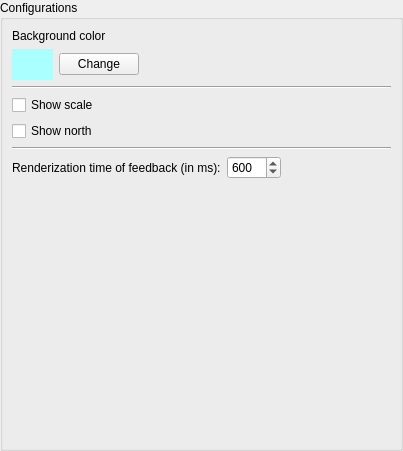
<?xml version="1.0" encoding="UTF-8"?>
<ui version="4.0">
 <class>DisplayWidgetForm</class>
 <widget class="QWidget" name="DisplayWidgetForm">
  <property name="geometry">
   <rect>
    <x>0</x>
    <y>0</y>
    <width>403</width>
    <height>451</height>
   </rect>
  </property>
  <property name="windowTitle">
   <string>Display Configuration</string>
  </property>
  <layout class="QGridLayout" name="gridLayout_2">
   <property name="margin">
    <number>0</number>
   </property>
   <item row="0" column="0">
    <widget class="QGroupBox" name="groupBox">
     <property name="title">
      <string>Configurations</string>
     </property>
     <layout class="QGridLayout" name="gridLayout">
      <item row="0" column="0">
       <layout class="QVBoxLayout" name="verticalLayout">
        <item>
         <widget class="QLabel" name="label">
          <property name="text">
           <string>Background color</string>
          </property>
         </widget>
        </item>
        <item>
         <layout class="QHBoxLayout" name="horizontalLayout">
          <item>
           <widget class="QFrame" name="m_backColor">
            <property name="minimumSize">
             <size>
              <width>41</width>
              <height>31</height>
             </size>
            </property>
            <property name="palette">
             <palette>
              <active>
               <colorrole role="Button">
                <brush brushstyle="SolidPattern">
                 <color alpha="255">
                  <red>170</red>
                  <green>255</green>
                  <blue>255</blue>
                 </color>
                </brush>
               </colorrole>
               <colorrole role="Base">
                <brush brushstyle="SolidPattern">
                 <color alpha="255">
                  <red>170</red>
                  <green>255</green>
                  <blue>255</blue>
                 </color>
                </brush>
               </colorrole>
               <colorrole role="Window">
                <brush brushstyle="SolidPattern">
                 <color alpha="255">
                  <red>170</red>
                  <green>255</green>
                  <blue>255</blue>
                 </color>
                </brush>
               </colorrole>
              </active>
              <inactive>
               <colorrole role="Button">
                <brush brushstyle="SolidPattern">
                 <color alpha="255">
                  <red>170</red>
                  <green>255</green>
                  <blue>255</blue>
                 </color>
                </brush>
               </colorrole>
               <colorrole role="Base">
                <brush brushstyle="SolidPattern">
                 <color alpha="255">
                  <red>170</red>
                  <green>255</green>
                  <blue>255</blue>
                 </color>
                </brush>
               </colorrole>
               <colorrole role="Window">
                <brush brushstyle="SolidPattern">
                 <color alpha="255">
                  <red>170</red>
                  <green>255</green>
                  <blue>255</blue>
                 </color>
                </brush>
               </colorrole>
              </inactive>
              <disabled>
               <colorrole role="Button">
                <brush brushstyle="SolidPattern">
                 <color alpha="255">
                  <red>170</red>
                  <green>255</green>
                  <blue>255</blue>
                 </color>
                </brush>
               </colorrole>
               <colorrole role="Base">
                <brush brushstyle="SolidPattern">
                 <color alpha="255">
                  <red>170</red>
                  <green>255</green>
                  <blue>255</blue>
                 </color>
                </brush>
               </colorrole>
               <colorrole role="Window">
                <brush brushstyle="SolidPattern">
                 <color alpha="255">
                  <red>170</red>
                  <green>255</green>
                  <blue>255</blue>
                 </color>
                </brush>
               </colorrole>
              </disabled>
             </palette>
            </property>
            <property name="styleSheet">
             <string notr="true">background-color: rgb(170, 255, 255);</string>
            </property>
            <property name="frameShape">
             <enum>QFrame::NoFrame</enum>
            </property>
           </widget>
          </item>
          <item>
           <widget class="QPushButton" name="m_changeBackgroundPushButton">
            <property name="text">
             <string>Change</string>
            </property>
           </widget>
          </item>
          <item>
           <spacer name="horizontalSpacer">
            <property name="orientation">
             <enum>Qt::Horizontal</enum>
            </property>
            <property name="sizeHint" stdset="0">
             <size>
              <width>40</width>
              <height>20</height>
             </size>
            </property>
           </spacer>
          </item>
         </layout>
        </item>
        <item>
         <widget class="Line" name="line">
          <property name="orientation">
           <enum>Qt::Horizontal</enum>
          </property>
         </widget>
        </item>
        <item>
         <widget class="QCheckBox" name="m_showScaleChckBox">
          <property name="text">
           <string>Show scale</string>
          </property>
         </widget>
        </item>
        <item>
         <widget class="QCheckBox" name="m_showNorthChackBox">
          <property name="text">
           <string>Show north</string>
          </property>
         </widget>
        </item>
        <item>
         <widget class="Line" name="line_2">
          <property name="orientation">
           <enum>Qt::Horizontal</enum>
          </property>
         </widget>
        </item>
        <item>
         <layout class="QHBoxLayout" name="horizontalLayout_2">
          <item>
           <widget class="QLabel" name="label_2">
            <property name="text">
             <string>Renderization time of feedback (in ms):</string>
            </property>
           </widget>
          </item>
          <item>
           <widget class="QSpinBox" name="m_renderTine">
            <property name="minimum">
             <number>500</number>
            </property>
            <property name="maximum">
             <number>2000</number>
            </property>
            <property name="singleStep">
             <number>50</number>
            </property>
            <property name="value">
             <number>600</number>
            </property>
           </widget>
          </item>
          <item>
           <spacer name="horizontalSpacer_2">
            <property name="orientation">
             <enum>Qt::Horizontal</enum>
            </property>
            <property name="sizeHint" stdset="0">
             <size>
              <width>40</width>
              <height>20</height>
             </size>
            </property>
           </spacer>
          </item>
         </layout>
        </item>
        <item>
         <spacer name="verticalSpacer">
          <property name="orientation">
           <enum>Qt::Vertical</enum>
          </property>
          <property name="sizeHint" stdset="0">
           <size>
            <width>20</width>
            <height>40</height>
           </size>
          </property>
         </spacer>
        </item>
       </layout>
      </item>
     </layout>
    </widget>
   </item>
  </layout>
 </widget>
 <resources/>
 <connections/>
</ui>
